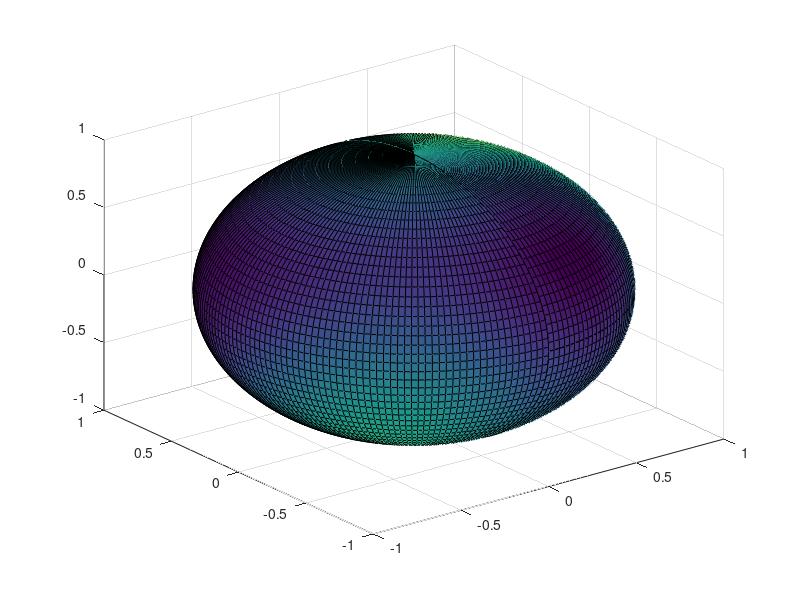

Source code (MATLAB):
dx = 100;
theta = linspace(-pi/2, pi/2, dx);
max = 20;
alt = linspace(-pi/2,pi/2, dx);
az = linspace(0,2*pi, dx);
[phi, th] = meshgrid(alt, az);
[x, y, z] = sph2cart(phi, th, 1);

[t1, t2] = cart2sph(0.3, 0.6, 0.8);

a = 1;
b = 1;
c = 1;
d = 1;
e = 1;
f = 1;
g = 1;
h = 1;

fun2 = @(x, y, z) a.*x.*x + b.*x.*x.*x + c.* x.* y + d.*y.*z + e.*x.*z + f.*x.*y.*z + g.*z.*z.*z.*z + h.*z.*y.*x.*x;

disp(fun2(0.3, 0.6, 0.8));



f = figure;
surf(x, y, z, fun2(x, y, z));

% Plm = legendre(0,cos(theta), 'sch');
% sum = Plm;
% for t = 1:max
%     disp(t);
%     l = t;
%     Plm = legendre(l,cos(theta), 'sch');
%     sum = sum + Plm(1, :); 
%     clear Plm
% end
% 
% f1 = figure;
% plot(theta, sum);
% title(['Sum Zonal Harmonics L = 0:', num2str(max)]);
% 
% f2 = figure;
% plot(theta, sum/(max+1));
% title(['Average Zonal Harmonics L = 0:', num2str(max)]);